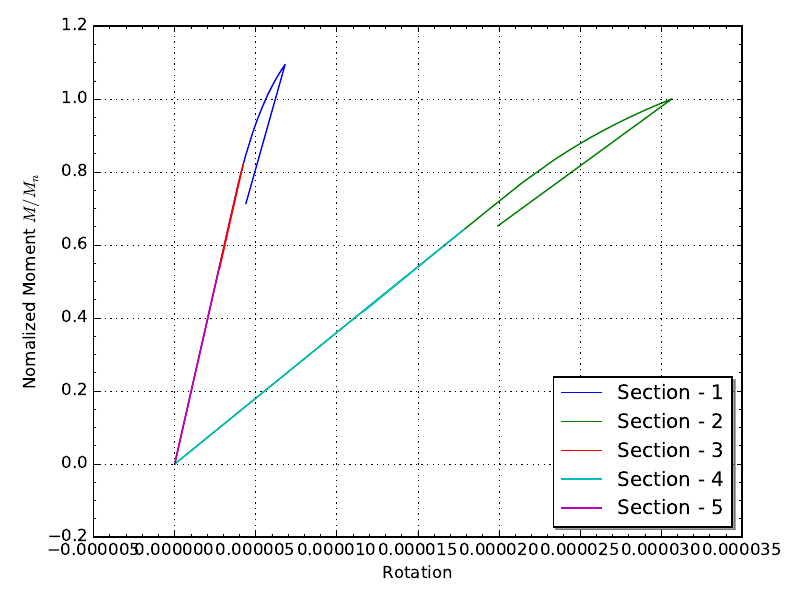

Write the Python code that produced this figure.
import numpy as np
import matplotlib.pylab as plt
from matplotlib.backends.backend_pdf import PdfPages
import subprocess

ip = np.zeros(5)
ip[0] = 1.0 / 20.0
ip[1] = 49.0 / 180.0
ip[2] = 1.0 / 20.0
ip[3] = 49.0 / 180.0
ip[4] = 1.0 / 20.0
output_filename = 'Moment_Rotation.pdf'
phi_Mn = np.zeros(8)
phi_Mn[0] = 87147.0
phi_Mn[1] = 87147.0
phi_Mn[2] = 60315.0
phi_Mn[3] = 60315.0
phi_Mn[4] = 60315.0
phi_Mn[5] = 23545.0
phi_Mn[6] = 23545.0
phi_Mn[7] = 23545.0
#Conversion
phi_Mn = phi_Mn * 12000.0

pp = PdfPages(output_filename)
fig = plt.figure()
figure = fig.add_subplot(111)
story = 6
# Story loop
for i in range(story, story + 1):
    for j in range(1, 6):
        OpenSees_files = [
            'Output/SectionCurvature' + str(i) + '_regular' + str(j) + '.txt',
            'Output/SectionMoment' + str(i) + '_regular' + str(j) + '.txt',
                ]
        # OpenSeeS
        OpenSees_x = np.loadtxt(OpenSees_files[0])
        OpenSees_y = np.loadtxt(OpenSees_files[1])
        if i == 1:
            plt.plot(-OpenSees_x[:, 2] * ip[j - 1] * 15 * 12, -OpenSees_y[:, 2] / phi_Mn[i - 1], lw=1, label='Section - ' + str(j))
        else:
            plt.plot(-OpenSees_x[:, 2] * ip[j - 1] * 13 * 12, -OpenSees_y[:, 2] / phi_Mn[i - 1], lw=1,
                     label='Section - ' + str(j))





# plt.xlim(0, 9)
# plt.ylim(-800, 800)
plt.legend(loc=0, shadow=True, numpoints=1)
plt.xlabel("Rotation")
plt.ylabel(r"Nomalized Moment $M/M_n$")
plt.minorticks_on()
plt.grid(b=True, which='major', alpha=1)
# plt.grid(b=True, which='minor', alpha=0.2)
plt.tight_layout()
pp.savefig(fig)


pp.close()
subprocess.Popen([output_filename], shell=True)
